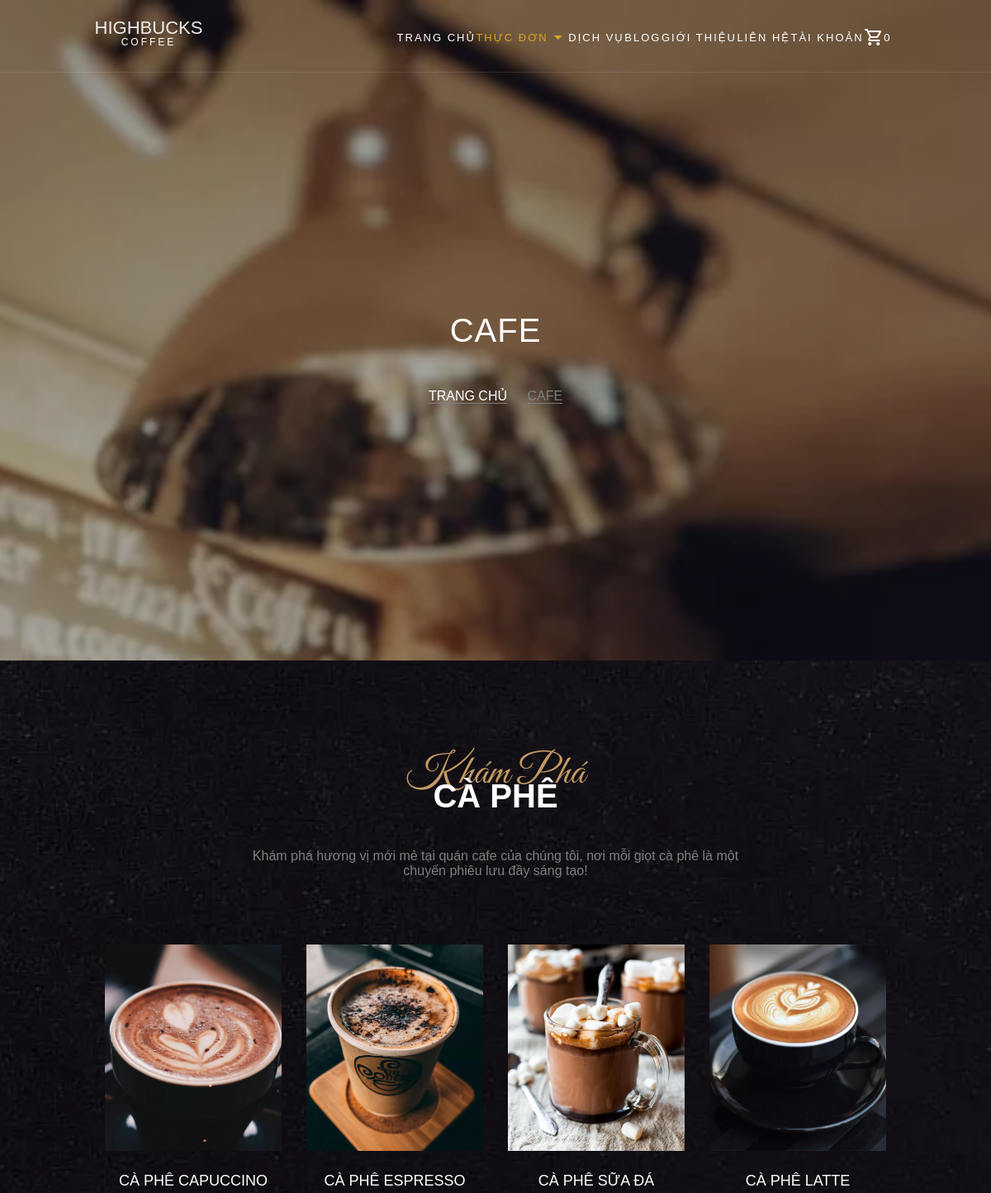
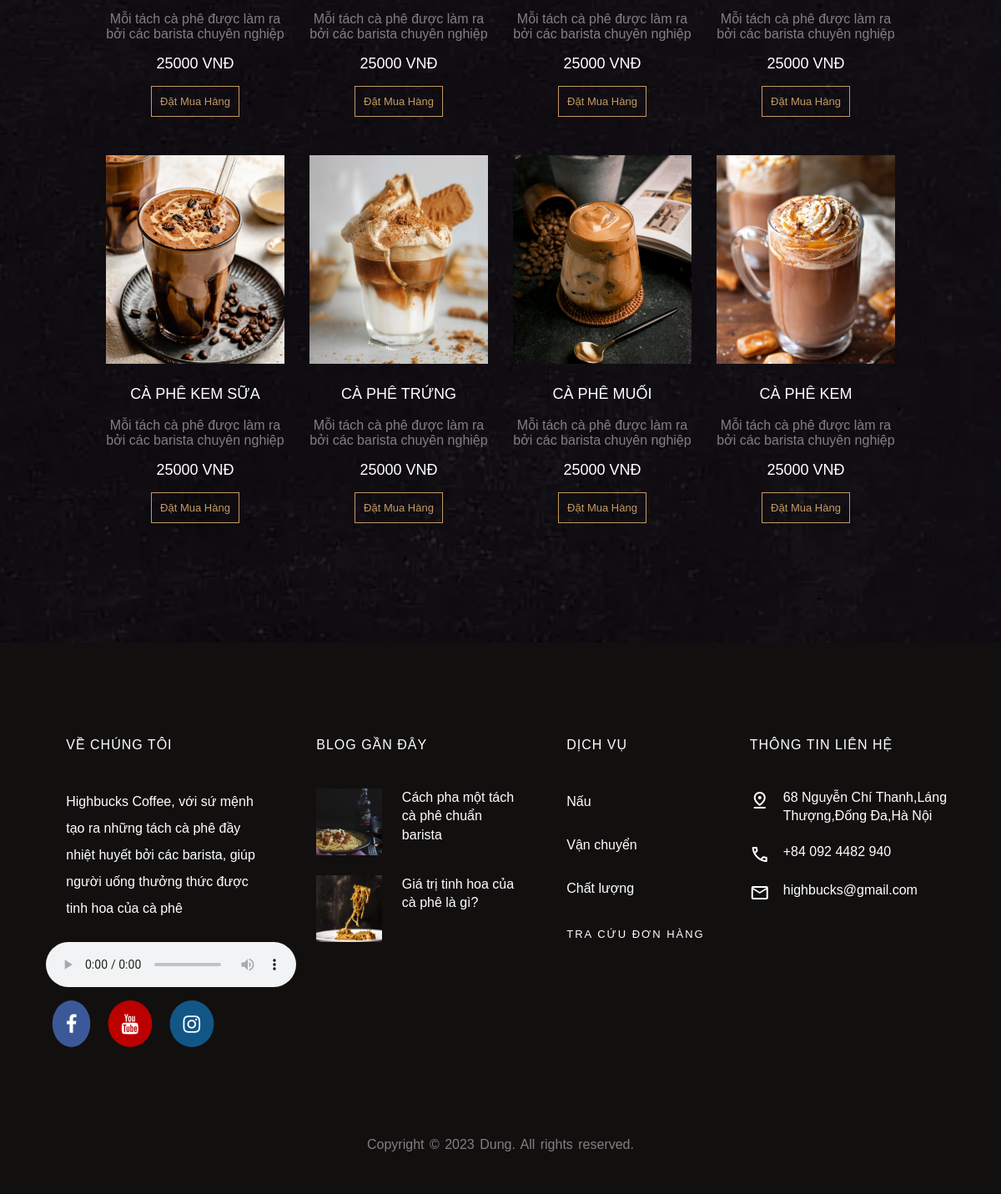
The app's page /Page/coffee.php with its own data (2 pictures, top to bottom).
### tables this page shows
CREATE TABLE IF NOT EXISTS `sanpham` (
  `idsanpham` int NOT NULL AUTO_INCREMENT,
  `TenSanPham` varchar(255) NOT NULL,
  `SoLuong` float DEFAULT NULL,
  `GiaTien` float NOT NULL,
  `PhanLoai` varchar(255) NOT NULL,
  `TrangThai` varchar(45) NOT NULL,
  PRIMARY KEY (`idsanpham`)
);

### Page/coffee.php (the view, shortened to what this page needs)
<!DOCTYPE html>
<html lang="en">
<head>
  <link rel="stylesheet" href="https://cdnjs.cloudflare.com/ajax/libs/font-awesome/4.7.0/css/font-awesome.min.css">
  <link rel="stylesheet" href="../Css/coffee.css">
</head>
<body>
  <?php include_once '../PHP/Connect.php'?>
  <?php
    include '../PHP/Menu.php';
    $sql = "SELECT idsanpham, TenSanPham, GiaTien FROM sanpham WHERE PhanLoai = 'Cà Phê' AND TrangThai = 'Hoạt động'";
    $result = mysqli_query($conn, $sql);
  ?>
  <div class="banner">
    <h1>Cafe</h1>
    <p>
      <a href="index.php">Trang chủ</a>
      <a href="coffee.php" style="color: gray;">CaFE</a>
    </p>
  </div>
  <div class="seller">
    <div class="textbox">
      <div class="text">
        <span class="welcome">Khám Phá</span>
        <h2>Cà Phê</h2>
        <p>Khám phá hương vị mới mẻ tại quán cafe của chúng tôi, nơi mỗi giọt cà phê là một chuyến phiêu lưu đầy sáng
          tạo!</p>
      </div>
    </div>
    <div class="foodbox">
      <?php
      if ($result->num_rows > 0) {
        while ($row = $result->fetch_assoc()) {
          echo
          "<div class='col'>".
          "<div class='imgbox'>".
            "<div class='img' style='background-image: url(../Pic/".$row["idsanpham"].".jpg);'></div>".
          "</div>".
          "<div class='text'>".
            "<h3><a href='Product_Detail.php?id=".$row['idsanpham']."'>".$row["TenSanPham"]."</a></h3>".
            "<p>Mỗi tách cà phê được làm ra bởi các barista chuyên nghiệp</p>".
            "<p class='price'>".$row["GiaTien"]." VNĐ</p>".
            "<p><button class='addcart' data-id=".$row['idsanpham'].">Đặt Mua Hàng</button></p>".
          "</div>".
        "</div>";
        }
      }
      ?>
    </div>
  </div>
  <?php include_once("../PHP/Footer.php") ?>
</body>
</html>

### Css/coffee.css (style rules this page uses)
* { padding: 0; margin: 0; box-sizing: border-box; }
html,body { height: 100%; position: relative; scroll-behavior: smooth; font-family: Verdana, sans-serif; background-image: url(../Pic/bg_4.jpg); background-position: center; background-repeat: no-repeat; background-size: cover; background-attachment: fixed; color: gray; font-weight: 300; }
.banner { text-transform: uppercase; height: 100%; width: 100%; background-image: linear-gradient(rgba(0, 0, 0, 0.35), rgba(0, 0, 0, 0.35)),url(../Pic/bg_3.jpg); background-size: cover; background-position: center center; background-repeat: no-repeat; background-attachment: fixed; }
.banner h1 { text-transform: uppercase; font-size: 40px; color: #fff; line-height: 1.5; font-weight: normal; letter-spacing: 1px; position: absolute; top: 50%; left: 50%; transform: translate(-50%, -50%); }
.banner p { text-align: center; position: absolute; top: 60%; left: 50%; transform: translate(-50%, -50%); }
.banner a { text-decoration: none; border-bottom: 1px solid gray; margin: 0 10px; color: white; font-size: 16px; }
.seller { padding: 112px 112px; position: relative; display: block; }
.textbox { display: flex; justify-content: center; flex-wrap: wrap; margin-bottom: 50px; }
.textbox .text { display: flex; flex-direction: column; align-items: center; text-align: center; }
.textbox .text h2 { top: -5px; font-size: 40px; font-weight: 700; position: relative; text-transform: uppercase; line-height: 1.4; color: white; margin-bottom: 16px; }
.textbox .text p { text-align: center; margin: 15px 30px; color: gray; width: 70%; }
.foodbox { display: flex; justify-content: center; align-content: center; flex-wrap: wrap; }
.foodbox .col { max-width: 25%; position: relative; width: 100%; padding: 15px 15px; overflow: hidden; }
.foodbox .col .imgbox { height: 250px; width: auto; overflow: hidden; }
.foodbox .col .imgbox .img { height: 250px; display: block; background-position: center center; background-repeat: no-repeat; background-size: cover; transition: 0.3s; }
.foodbox .col .text { text-align: center; padding-top: 24px; }
.foodbox .col .text p { margin-top: 0; margin-bottom: 16px; text-align: center; }
.foodbox .col .text .price { margin-top: 0; margin-bottom: 16px; color: white; font-size: 18px; text-align: center; }
.addcart { text-decoration: none; border: 1px solid #c49b63; background: transparent; color: #c49b63; cursor: pointer; font-size: 13px; display: inline-block; font-weight: 400; text-align: center; padding: 10px; transition: 0.3s; }
.welcome { font-size: 50px; display: block; margin-bottom: 0; font-family: "Great Vibes", cursive; color: #c49b63; line-height: 1; margin-bottom: -21px; }

### records on screen
sanpham: shows a picture, TenSanPham "CÀ PHÊ CAPUCCINO", GiaTien "25000"
sanpham: shows a picture, TenSanPham "CÀ PHÊ ESPRESSO", GiaTien "25000"
sanpham: shows a picture, TenSanPham "CÀ PHÊ SỮA ĐÁ", GiaTien "25000"
sanpham: shows a picture, TenSanPham "CÀ PHÊ LATTE", GiaTien "25000"
sanpham: shows a picture, TenSanPham "CÀ PHÊ KEM SỮA", GiaTien "25000"
sanpham: shows a picture, TenSanPham "CÀ PHÊ TRỨNG", GiaTien "25000"
sanpham: shows a picture, TenSanPham "CÀ PHÊ MUỐI", GiaTien "25000"
sanpham: shows a picture, TenSanPham "CÀ PHÊ KEM", GiaTien "25000"

### other values on screen
$cart_item_count "0"
